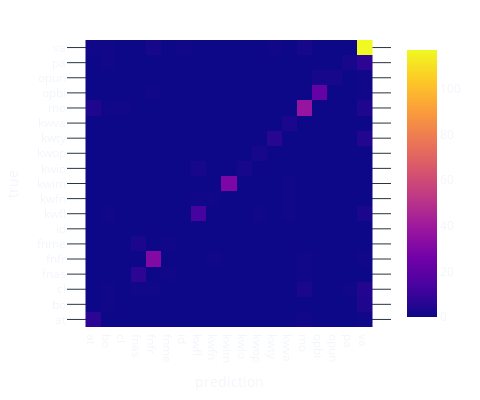

This figure's notebook cell:
### Markdown cell above
### eval only on non-det

### Code cell
pred_tags = []
true_tags = []

for pred, true_t, det in zip(
    predictions, val_tag_true_idx, val_tag_det_idx, strict=True
):
    for p, t, d in zip(pred, true_t, det):
        if tag_vocab[d] == "uk":
            tp = tag_vocab[p.item()]
            tt = tag_vocab[t]
            # if tp != tt:
            #     print(f"{repr(tt)} -> {repr(tp)}")
            true_tags.append(tt)
            pred_tags.append(tp)
print(len(pred_tags), len(true_tags))

labels_left = sorted(set(pred_tags + true_tags))

acc = metrics.accuracy_score(true_tags, pred_tags)
print("accuracy", acc)

confmat = metrics.confusion_matrix(true_tags, pred_tags, labels=labels_left)

dtplot.heatmap(
    confmat,
    labels_left,
    log_scale=False,
    pseudo_count=10,
    size=400,
).show()

### Figure 1 — Plotly figure (JSON) as saved in the notebook; plotly's stock layout.template omitted (floating-point values rounded to 4 significant figures; data arrays with more than 128 entries replaced by an {"elided": "..."} marker saying what was removed)
{"data": [{"text": {"elided": "19x19 int values"}, "type": "heatmap", "x": ["at", "bo", "cl", "fnas", "fnfr", "fnme", "id", "kwfl", "kwfn", "kwim", "kwio", "kwop", "kwty", "kwva", "mo", "opbi", "opun", "pa", "va"], "y": ["at", "bo", "cl", "fnas", "fnfr", "fnme", "id", "kwfl", "kwfn", "kwim", "kwio", "kwop", "kwty", "kwva", "mo", "opbi", "opun", "pa", "va"], "z": {"elided": "19x19 int values"}}], "layout": {"height": 400, "width": 480, "xaxis": {"dtick": 1, "title": {"text": "prediction"}, "type": "category"}, "yaxis": {"dtick": 1, "scaleanchor": "x", "title": {"text": "true"}, "type": "category"}}}
